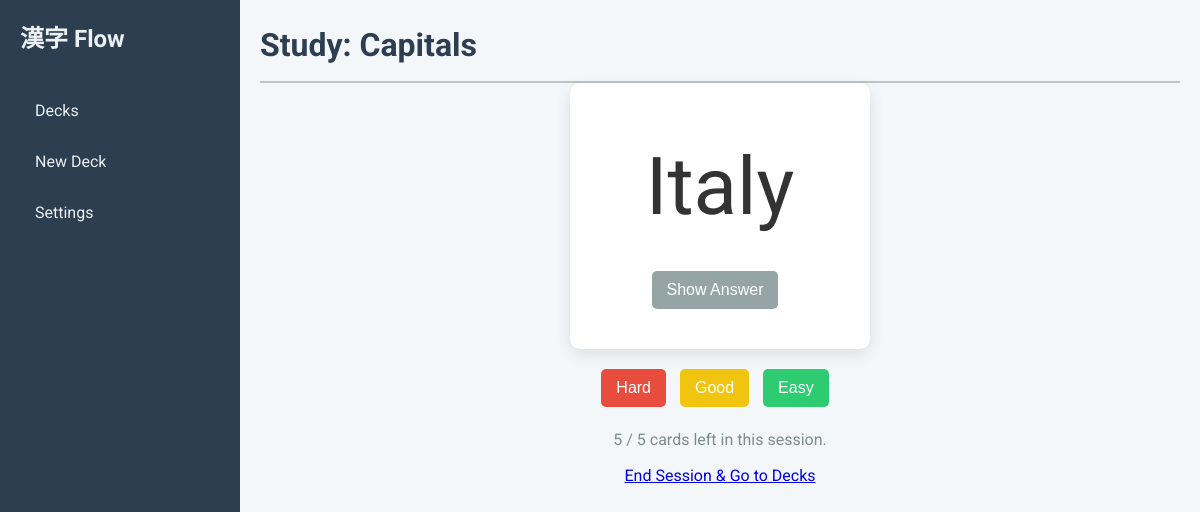
/study/1, run on an earlier commit of the app's database.
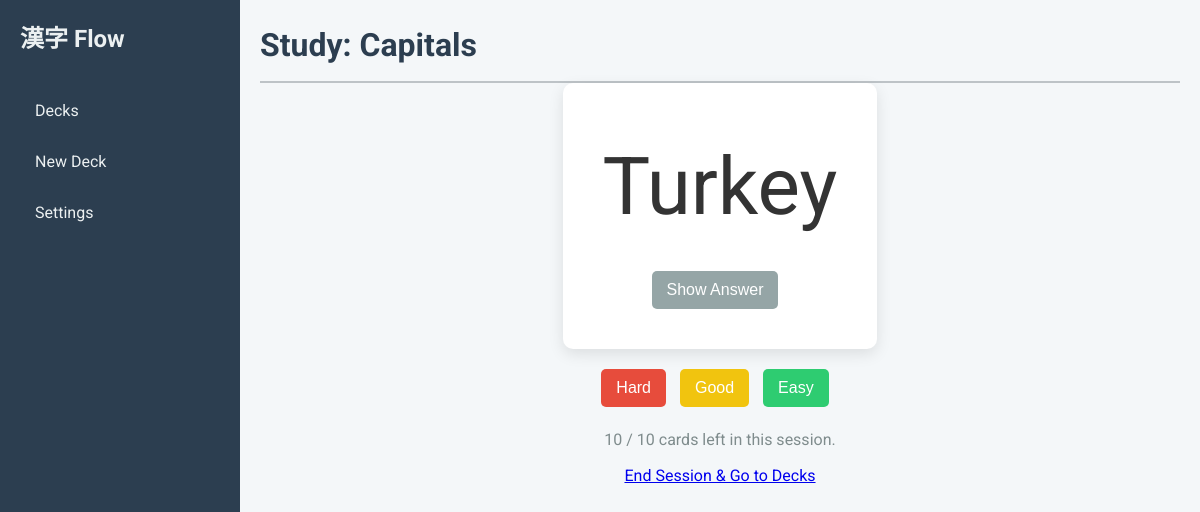
And on a later commit of the database.
### tables this page shows
CREATE TABLE decks (
            id INTEGER PRIMARY KEY AUTOINCREMENT,
            name TEXT NOT NULL UNIQUE,
            card_template TEXT NOT NULL,
            card_css TEXT NOT NULL,
            new_cards_per_day INTEGER,
            max_reviews_per_day INTEGER,
            learning_steps TEXT,
            graduating_interval INTEGER
        );

### app/main.py (the view)
@app.get("/study/{deck_id}", response_class=HTMLResponse)
async def study_deck(request: Request, deck_id: int, db: sqlite3.Connection = Depends(get_database)):
    deck = crud.get_deck(db, deck_id)
    if not deck:
        return RedirectResponse(url="/decks")
    session = request.session
    session_key = f"study_session_deck_{deck_id}"
    if session_key not in session:
        global_new_cards = int(crud.get_setting(db, "new_cards_per_day") or "5")
        global_max_reviews = int(crud.get_setting(db, "max_reviews_per_day") or "20")
        effective_new_cards = deck.new_cards_per_day or global_new_cards
        effective_max_reviews = deck.max_reviews_per_day or global_max_reviews
        cards_for_session = crud.get_cards_for_review(
            db, deck_id, datetime.now(),
            new_card_limit=effective_new_cards,
            total_limit=effective_max_reviews
        )
        session[session_key] = [card.id for card in cards_for_session]
        session[f"{session_key}_total"] = len(cards_for_session) # Store original total for display
    card_ids_in_session = session[session_key]
    total_cards_in_session = session.get(f"{session_key}_total", 0)
    if not card_ids_in_session:
        session.pop(session_key, None)
        session.pop(f"{session_key}_total", None)
        return templates.TemplateResponse(
            "study.html", {
                "request": request, "deck": deck, "current_card": None,
                "message": "Session complete. Well done!"
            })
    next_card_id = card_ids_in_session[0]
    current_card = crud.get_card(db, next_card_id)
    return templates.TemplateResponse(
        "study.html", {
            "request": request, "deck": deck, "current_card": current_card,
            "reviews_left": len(card_ids_in_session),
            "total_reviews_today": total_cards_in_session
        })

### templates/study.html (shortened to what this page needs)
{% extends "base.html" %}
{% block page_title %}Study: {{ deck.name }}{% endblock %}
{% block content %}
    {% if current_card %}
        <div class="kanji-card-container">
            {{ render_template_string(deck.card_template, card=current_card) | safe }}
            <div class="review-buttons" style="margin-top: 20px;">
                <form action="/submit_review/{{ deck.id }}" method="post" style="display: inline;">
                    <button type="submit" name="quality" value="1" class="btn btn-danger">Hard</button>
                </form>
                <form action="/submit_review/{{ deck.id }}" method="post" style="display: inline;">
                    <button type="submit" name="quality" value="3" class="btn btn-warning">Good</button>
                </form>
                <form action="/submit_review/{{ deck.id }}" method="post" style="display: inline;">
                    <button type="submit" name="quality" value="5" class="btn btn-success">Easy</button>
                </form>
            </div>
        </div>
        <p class="reviews-left" style="text-align: center; margin-top: 20px; color: #7f8c8d;">
            {{ reviews_left }} / {{ total_reviews_today }} cards left in this session.
        </p>
        <div style="text-align: center; margin-top: 10px;">
            <a href="/end_session/{{ deck.id }}">End Session & Go to Decks</a>
        </div>
    {% else %}
        <div class="empty-state">
            <p>{{ message or "No cards to review today!" }}</p>
            <a href="/decks" class="btn btn-secondary">Back to Decks</a>
        </div>
    {% endif %}
{% endblock %}

### templates/base.html (shortened to what this page needs)
<!DOCTYPE html>
<html lang="en">
<head>
    <link rel="stylesheet" href="/static/css/style.css">
</head>
<body>
    <div class="container">
        <aside class="sidebar">
            <div class="logo">
                <span>漢字 Flow</span>
            </div>
            <nav>
                <ul>
                    <li><a href="/decks">Decks</a></li>
                    <li><a href="/add_deck">New Deck</a></li>
                    <li><a href="/settings">Settings</a></li>
                </ul>
            </nav>
        </aside>
        <main class="content">
            <header class="header">
                <h1>{% block page_title %}{% endblock %}</h1>
            </header>
            <div class="main-content-area">
                {% block content %}{% endblock %}
            </div>
        </main>
    </div>
</body>
</html>

### static/css/style.css (style rules this page uses)
* { box-sizing: border-box; margin: 0; }
body { font-family: 'Roboto', 'Noto Sans JP', sans-serif; background-color: #f4f7f9; color: #333; line-height: 1.6; }
.container { display: flex; }
.sidebar { width: 20%; max-width: 290px; min-width: 240px; flex-shrink: 0; background-color: #2c3e50; color: #ecf0f1; height: 100vh; padding: 20px; position: sticky; top: 0; }
.content { flex-grow: 1; padding: 20px; height: 100vh; overflow-y: auto; }
.sidebar .logo { display: flex; align-items: center; margin-bottom: 30px; }
.sidebar .logo span { font-size: 1.5em; font-weight: 700; }
.sidebar nav ul { list-style-type: none; padding: 0; }
.sidebar nav ul li a { color: #ecf0f1; text-decoration: none; display: block; padding: 10px 15px; border-radius: 5px; margin-bottom: 5px; transition: background-color 0.3s; }
.header h1 { color: #2c3e50; border-bottom: 2px solid #bdc3c7; padding-bottom: 10px; }
.btn { padding: 10px 15px; border: none; border-radius: 5px; cursor: pointer; font-size: 1em; text-decoration: none; display: inline-block; margin-right: 10px; }
.btn-success { background-color: #2ecc71; color: white; }
.btn-warning { background-color: #f1c40f; color: white; }
.btn-danger { background-color: #e74c3c; color: white; }
.kanji-card-container { text-align: center; }
.kanji-card { background: white; padding: 40px; border-radius: 10px; box-shadow: 0 5px 15px rgba(0,0,0,0.1); display: inline-block; min-width: 300px; }
.kanji-character { font-size: 100px; margin-bottom: 20px; }
.review-buttons { margin-top: 20px; }
.reviews-left { text-align: center; margin-top: 20px; color: #7f8c8d; }

What changed in the data, as far as the page shows it:
changed decks "Capitals": card_template "Italy Show Answer" → "Turkey Show Answer"
Also different on the page:
{{ reviews_left }}: "5" → "10"
{{ total_reviews_today }}: "5" → "10"
